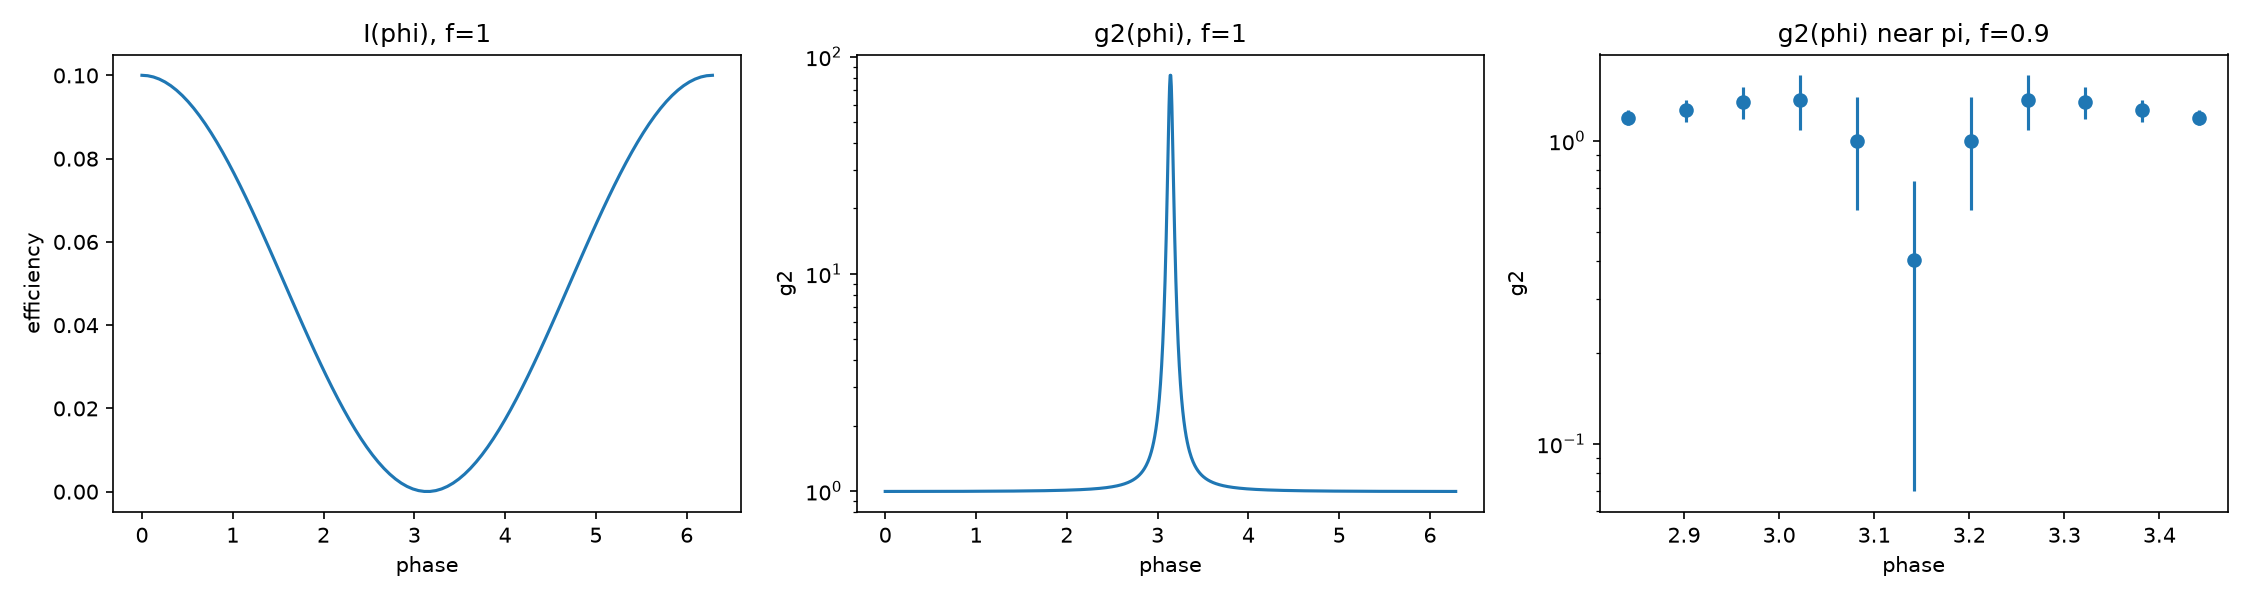

Source code (Python):
"""Factorized-state interference bunching/antibunching: I(phi) and g2(phi).

Reproduces the factorized-atomic-state result of P.R. Berman, H. Nguyen, Y. Mei,
Y. Li, A. Kuzmich, "Interference bunching and antibunching of coherent atomic
radiation fields," Phys. Rev. A 108, 043713 (2023), Sec. III.A. A single
collective spin excitation shared coherently among N atoms (amplitude b per
atom) radiates a field that interferes with a local-oscillator-like reference
field of relative strength f and phase phi. The efficiency (mean detected
intensity) I(phi) and second-order coherence g2(phi) both carry 1/N finite-
atom-number corrections; g2 is predicted to spike sharply (super-bunching) near
the destructive-interference phase phi = pi for f close to but below 1.

Source: 0223 factorized state.ipynb.
"""

from pathlib import Path

import matplotlib

matplotlib.use("Agg")
import matplotlib.pyplot as plt
import numpy as np


def efficiency(phi, A, f, N, b, phi_0):
    """Mean detected intensity I(phi), Eq. for the factorized state (Sec. III.A)."""
    phi = phi - phi_0
    p = b**2
    I = 1 + 2 * f * np.cos(phi) + f**2 + f**2 * p / (N * (1 - p))
    return I * A


def g2(phi, A, f, N, b, phi_0):
    """Second-order coherence g2(phi) for the factorized state, with 1/N, 1/N^2,
    1/N^3 finite-size corrections."""
    phi = phi - phi_0
    p = b**2
    denom = 1 + 2 * f * np.cos(phi) + f**2 + f**2 * p / (N * (1 - p))
    R_1 = (4 * f**2 * p - 2 * f**4 * (1 - 3 * p)) / (1 - p) - 2 * f**2 * np.cos(
        2 * phi
    ) - 4 * f**3 * (1 - 3 * p) / (1 - p) * np.cos(phi)
    R_2 = -8 * f**3 * p / (1 - p) * np.cos(phi) + f**4 * (1 - 10 * p + 11 * p**2) / (
        1 - p
    ) ** 2
    R_3 = 2 * f**4 * p * (2 - 3 * p) / (1 - p) ** 2
    num = (1 + 2 * f * np.cos(phi) + f**2) ** 2 + R_1 / N + R_2 / N**2 + R_3 / N**3
    return num / denom**2


def main():
    A = 0.025
    N = 100
    b = np.sqrt(0.1)
    phi_0 = 0

    fig, axes = plt.subplots(1, 3, figsize=(15, 4))

    # (a) intensity vs phase
    f = 1
    phi_list = np.linspace(0, 2 * np.pi, 100)
    I_list = efficiency(phi_list, A, f, N, b, phi_0)
    axes[0].plot(phi_list, I_list)
    axes[0].set_xlabel("phase")
    axes[0].set_ylabel("efficiency")
    axes[0].set_title(f"I(phi), f={f}")

    # (b) g2 vs phase, log scale -- the super-bunching spike near phi = pi
    phi_list = np.linspace(0, 2 * np.pi, 1000)
    g2_list = g2(phi_list, A, f, N, b, phi_0)
    axes[1].plot(phi_list, g2_list)
    axes[1].set_yscale("log")
    axes[1].set_xlabel("phase")
    axes[1].set_ylabel("g2")
    axes[1].set_title(f"g2(phi), f={f}")

    # (c) g2 vs phase near pi with counting-statistics error bars, f=0.9
    f = 0.9
    phi_list = np.linspace(np.pi - 0.3, np.pi + 0.3, 11)
    I_list = N * b**2 * (1 - b**2 + b**2 / N) * efficiency(phi_list, A, f, N, b, phi_0)
    g2_list = g2(phi_list, A, f, N, b, phi_0)
    total = 2000 * 20 * 60  # four hours of acquisition
    g2_err_list = (
        np.sqrt(g2_list * (I_list / 2 * total) ** 2 / total)
        * total
        / (I_list / 2 * total) ** 2
    )
    axes[2].errorbar(phi_list, g2_list, yerr=g2_err_list, fmt="o")
    axes[2].set_yscale("log")
    axes[2].set_xlabel("phase")
    axes[2].set_ylabel("g2")
    axes[2].set_title(f"g2(phi) near pi, f={f}")

    fig.tight_layout()
    fig.savefig(Path(__file__).with_suffix(".png"), dpi=150)


if __name__ == "__main__":
    main()
